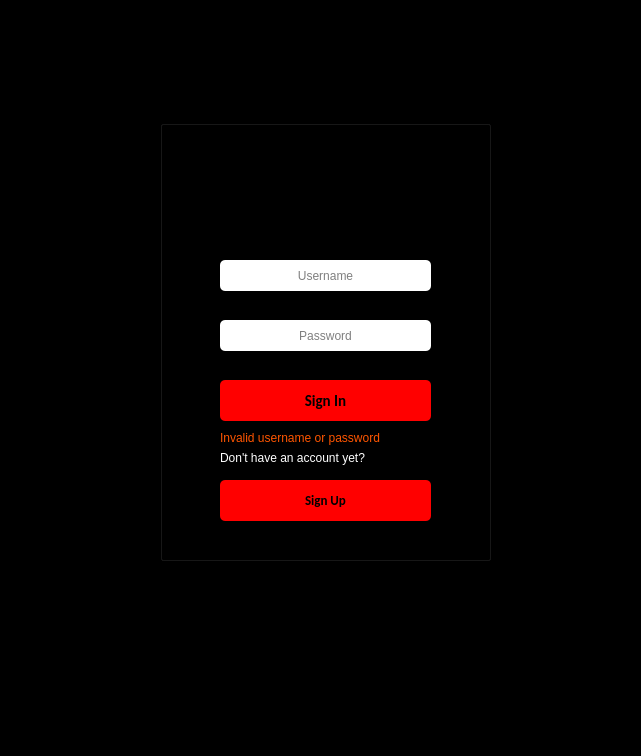
<?xml version="1.0" encoding="UTF-8"?>
<ui version="4.0">
 <class>MainWindow</class>
 <widget class="QMainWindow" name="MainWindow">
  <property name="geometry">
   <rect>
    <x>0</x>
    <y>0</y>
    <width>641</width>
    <height>756</height>
   </rect>
  </property>
  <property name="minimumSize">
   <size>
    <width>641</width>
    <height>756</height>
   </size>
  </property>
  <property name="maximumSize">
   <size>
    <width>641</width>
    <height>756</height>
   </size>
  </property>
  <property name="windowTitle">
   <string>Netflix</string>
  </property>
  <property name="windowIcon">
   <iconset>
    <normaloff>../USER LOGIN/loogo.jpg</normaloff>../USER LOGIN/loogo.jpg</iconset>
  </property>
  <property name="styleSheet">
   <string notr="true">background-color:black;</string>
  </property>
  <widget class="QWidget" name="centralwidget">
   <widget class="QGroupBox" name="groupBox">
    <property name="geometry">
     <rect>
      <x>160</x>
      <y>120</y>
      <width>331</width>
      <height>441</height>
     </rect>
    </property>
    <property name="styleSheet">
     <string notr="true">background-color:black;</string>
    </property>
    <property name="title">
     <string/>
    </property>
    <widget class="QLineEdit" name="lineEdit">
     <property name="geometry">
      <rect>
       <x>60</x>
       <y>140</y>
       <width>211</width>
       <height>31</height>
      </rect>
     </property>
     <property name="styleSheet">
      <string notr="true">color: rgb(0, 0, 0);
background-color: rgb(255, 255, 255);
border-radius:5px;</string>
     </property>
     <property name="alignment">
      <set>Qt::AlignCenter</set>
     </property>
     <property name="placeholderText">
      <string>Username</string>
     </property>
    </widget>
    <widget class="QLineEdit" name="lineEdit_2">
     <property name="geometry">
      <rect>
       <x>60</x>
       <y>200</y>
       <width>211</width>
       <height>31</height>
      </rect>
     </property>
     <property name="styleSheet">
      <string notr="true">color: rgb(0, 0, 0);
background-color: rgb(255, 255, 255);
border-radius:5px;</string>
     </property>
     <property name="echoMode">
      <enum>QLineEdit::Password</enum>
     </property>
     <property name="alignment">
      <set>Qt::AlignCenter</set>
     </property>
     <property name="placeholderText">
      <string>Password</string>
     </property>
    </widget>
    <widget class="QPushButton" name="pushButton">
     <property name="geometry">
      <rect>
       <x>60</x>
       <y>260</y>
       <width>211</width>
       <height>41</height>
      </rect>
     </property>
     <property name="font">
      <font>
       <family>Calibri</family>
       <pointsize>11</pointsize>
       <weight>75</weight>
       <bold>true</bold>
      </font>
     </property>
     <property name="styleSheet">
      <string notr="true">QPushButton{
color: rgb(0, 0, 0);
background-color: rgb(255, 0, 0);
border-radius:5px;
}

QPushButton:hover{
color:rgb(255,255,255);
}

QPushButton:pressed{
background-color:rgb(255,255,255);
}
</string>
     </property>
     <property name="text">
      <string>Sign In</string>
     </property>
    </widget>
    <widget class="QLabel" name="label">
     <property name="geometry">
      <rect>
       <x>60</x>
       <y>330</y>
       <width>211</width>
       <height>16</height>
      </rect>
     </property>
     <property name="styleSheet">
      <string notr="true">color:white;</string>
     </property>
     <property name="text">
      <string>Don't have an account yet?</string>
     </property>
    </widget>
    <widget class="QPushButton" name="pushButton_2">
     <property name="geometry">
      <rect>
       <x>60</x>
       <y>360</y>
       <width>211</width>
       <height>41</height>
      </rect>
     </property>
     <property name="font">
      <font>
       <family>Calibri</family>
       <pointsize>10</pointsize>
       <weight>75</weight>
       <bold>true</bold>
      </font>
     </property>
     <property name="styleSheet">
      <string notr="true">QPushButton{
color: rgb(0, 0, 0);
background-color: rgb(255, 0, 0);
border-radius:5px;
}

QPushButton:hover{
color:rgb(255,255,255);
}

QPushButton:pressed{
background-color:rgb(255,255,255);
}
</string>
     </property>
     <property name="text">
      <string>Sign Up</string>
     </property>
    </widget>
    <widget class="QLabel" name="label_2">
     <property name="geometry">
      <rect>
       <x>60</x>
       <y>20</y>
       <width>211</width>
       <height>101</height>
      </rect>
     </property>
     <property name="text">
      <string/>
     </property>
     <property name="pixmap">
      <pixmap>netflix logo.jpg</pixmap>
     </property>
     <property name="scaledContents">
      <bool>true</bool>
     </property>
    </widget>
    <widget class="QLabel" name="label_3">
     <property name="geometry">
      <rect>
       <x>60</x>
       <y>310</y>
       <width>201</width>
       <height>16</height>
      </rect>
     </property>
     <property name="styleSheet">
      <string notr="true">color: rgb(255, 85, 0);</string>
     </property>
     <property name="text">
      <string>Invalid username or password</string>
     </property>
    </widget>
   </widget>
  </widget>
  <widget class="QMenuBar" name="menubar">
   <property name="geometry">
    <rect>
     <x>0</x>
     <y>0</y>
     <width>641</width>
     <height>26</height>
    </rect>
   </property>
  </widget>
  <widget class="QStatusBar" name="statusbar"/>
 </widget>
 <resources/>
 <connections/>
</ui>
